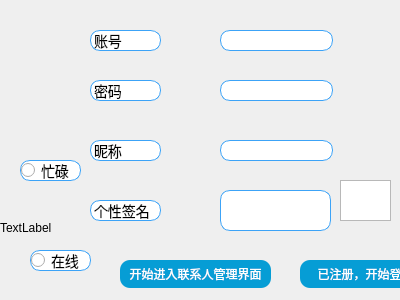
<?xml version="1.0" encoding="UTF-8"?>
<ui version="4.0">
 <class>Widget</class>
 <widget class="QWidget" name="Widget">
  <property name="geometry">
   <rect>
    <x>0</x>
    <y>0</y>
    <width>400</width>
    <height>300</height>
   </rect>
  </property>
  <property name="windowTitle">
   <string>Widget</string>
  </property>
  <widget class="QLabel" name="label">
   <property name="geometry">
    <rect>
     <x>90</x>
     <y>140</y>
     <width>71</width>
     <height>21</height>
    </rect>
   </property>
   <property name="styleSheet">
    <string notr="true">font-weight:light;
font: 75 16pt &quot;微软雅黑&quot;;
font-size:14px;
font-color:rgb(0, 0, 0);
background:white;
border: 1px solid rgb(60,163,247);
border-radius:10px;</string>
   </property>
   <property name="text">
    <string>昵称</string>
   </property>
  </widget>
  <widget class="QLabel" name="label_2">
   <property name="geometry">
    <rect>
     <x>90</x>
     <y>200</y>
     <width>71</width>
     <height>21</height>
    </rect>
   </property>
   <property name="styleSheet">
    <string notr="true">font-weight:light;
font: 75 16pt &quot;微软雅黑&quot;;
font-size:14px;
font-color:rgb(0, 0, 0);
background:white;
border: 1px solid rgb(60,163,247);
border-radius:10px;</string>
   </property>
   <property name="text">
    <string>个性签名</string>
   </property>
  </widget>
  <widget class="QLabel" name="label_3">
   <property name="geometry">
    <rect>
     <x>90</x>
     <y>30</y>
     <width>71</width>
     <height>21</height>
    </rect>
   </property>
   <property name="styleSheet">
    <string notr="true">font-weight:light;
font: 75 16pt &quot;微软雅黑&quot;;
font-size:14px;
font-color:rgb(0, 0, 0);
background:white;
border: 1px solid rgb(60,163,247);
border-radius:10px;</string>
   </property>
   <property name="text">
    <string>账号</string>
   </property>
  </widget>
  <widget class="QLabel" name="label_4">
   <property name="geometry">
    <rect>
     <x>90</x>
     <y>80</y>
     <width>71</width>
     <height>21</height>
    </rect>
   </property>
   <property name="styleSheet">
    <string notr="true">font-weight:light;
font: 75 16pt &quot;微软雅黑&quot;;
font-size:14px;
font-color:rgb(0, 0, 0);
background:white;
border: 1px solid rgb(60,163,247);
border-radius:10px;</string>
   </property>
   <property name="text">
    <string>密码</string>
   </property>
  </widget>
  <widget class="QLabel" name="label_5">
   <property name="geometry">
    <rect>
     <x>0</x>
     <y>220</y>
     <width>72</width>
     <height>15</height>
    </rect>
   </property>
   <property name="text">
    <string>TextLabel</string>
   </property>
  </widget>
  <widget class="QRadioButton" name="radioButton">
   <property name="geometry">
    <rect>
     <x>30</x>
     <y>250</y>
     <width>61</width>
     <height>21</height>
    </rect>
   </property>
   <property name="styleSheet">
    <string notr="true">font-weight:light;
font: 75 16pt &quot;微软雅黑&quot;;
font-size:14px;
font-color:rgb(0, 0, 0);
background:white;
border: 1px solid rgb(60,163,247);
border-radius:10px;</string>
   </property>
   <property name="text">
    <string>在线</string>
   </property>
  </widget>
  <widget class="QRadioButton" name="radioButton_2">
   <property name="geometry">
    <rect>
     <x>20</x>
     <y>160</y>
     <width>61</width>
     <height>21</height>
    </rect>
   </property>
   <property name="styleSheet">
    <string notr="true">font-weight:light;
font: 75 16pt &quot;微软雅黑&quot;;
font-size:14px;
font-color:rgb(0, 0, 0);
background:white;
border: 1px solid rgb(60,163,247);
border-radius:10px;</string>
   </property>
   <property name="text">
    <string>忙碌</string>
   </property>
  </widget>
  <widget class="QLineEdit" name="lineEdit">
   <property name="geometry">
    <rect>
     <x>220</x>
     <y>140</y>
     <width>113</width>
     <height>21</height>
    </rect>
   </property>
   <property name="styleSheet">
    <string notr="true">font-weight:light;
font: 75 16pt &quot;微软雅黑&quot;;
font-size:14px;
font-color:rgb(0, 0, 0);
background:white;
border: 1px solid rgb(60,163,247);
border-radius:10px;</string>
   </property>
  </widget>
  <widget class="QLineEdit" name="lineEdit_2">
   <property name="geometry">
    <rect>
     <x>220</x>
     <y>30</y>
     <width>113</width>
     <height>21</height>
    </rect>
   </property>
   <property name="styleSheet">
    <string notr="true">font-weight:light;
font: 75 16pt &quot;微软雅黑&quot;;
font-size:14px;
font-color:rgb(0, 0, 0);
background:white;
border: 1px solid rgb(60,163,247);
border-radius:10px;</string>
   </property>
  </widget>
  <widget class="QLineEdit" name="lineEdit_3">
   <property name="geometry">
    <rect>
     <x>220</x>
     <y>80</y>
     <width>113</width>
     <height>21</height>
    </rect>
   </property>
   <property name="styleSheet">
    <string notr="true">font-weight:light;
font: 75 16pt &quot;微软雅黑&quot;;
font-size:14px;
font-color:rgb(0, 0, 0);
background:white;
border: 1px solid rgb(60,163,247);
border-radius:10px;</string>
   </property>
   <property name="echoMode">
    <enum>QLineEdit::Password</enum>
   </property>
  </widget>
  <widget class="QTextEdit" name="textEdit">
   <property name="geometry">
    <rect>
     <x>220</x>
     <y>190</y>
     <width>111</width>
     <height>41</height>
    </rect>
   </property>
   <property name="styleSheet">
    <string notr="true">font-weight:light;
font: 75 16pt &quot;微软雅黑&quot;;
font-size:14px;
font-color:rgb(0, 0, 0);
background:white;
border: 1px solid rgb(60,163,247);
border-radius:10px;</string>
   </property>
  </widget>
  <widget class="QTextEdit" name="textEdit_2">
   <property name="geometry">
    <rect>
     <x>340</x>
     <y>180</y>
     <width>51</width>
     <height>41</height>
    </rect>
   </property>
  </widget>
  <widget class="QPushButton" name="pushButton">
   <property name="geometry">
    <rect>
     <x>120</x>
     <y>260</y>
     <width>151</width>
     <height>28</height>
    </rect>
   </property>
   <property name="styleSheet">
    <string notr="true">QPushButton{ 
     background-color: rgb(6,157,213); 
     border: none;
     border-radius:10px;
     color:white;
}
QPushButton:hover{ 
     background-color: rgb(75,202,255);
}</string>
   </property>
   <property name="text">
    <string>开始进入联系人管理界面</string>
   </property>
  </widget>
  <widget class="QPushButton" name="pushButton_2">
   <property name="geometry">
    <rect>
     <x>300</x>
     <y>260</y>
     <width>131</width>
     <height>28</height>
    </rect>
   </property>
   <property name="styleSheet">
    <string notr="true">QPushButton{ 
     background-color: rgb(6,157,213); 
     border: none;
     border-radius:10px;
     color:white;
}
QPushButton:hover{ 
     background-color: rgb(75,202,255);
}</string>
   </property>
   <property name="text">
    <string>已注册，开始登陆</string>
   </property>
  </widget>
 </widget>
 <layoutdefault spacing="6" margin="11"/>
 <resources/>
 <connections/>
</ui>
